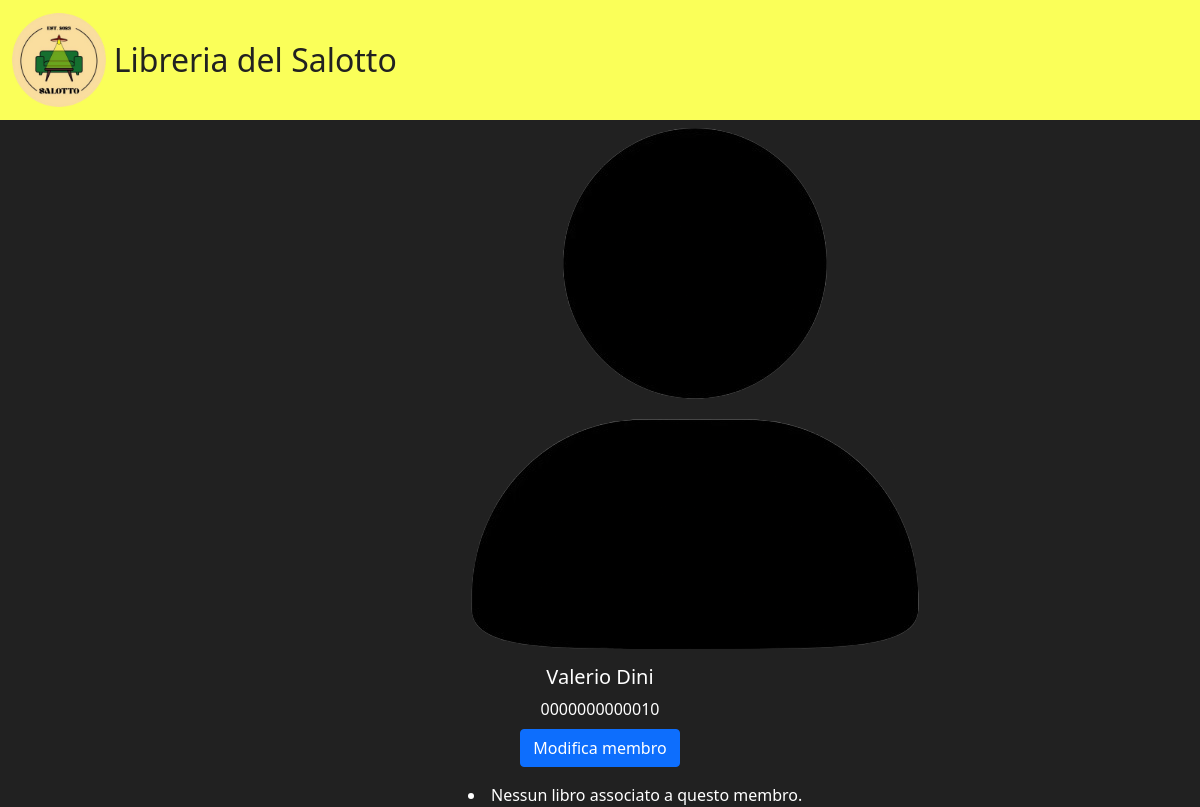
Page /libreria/m/0000000000010 on the earlier database version.
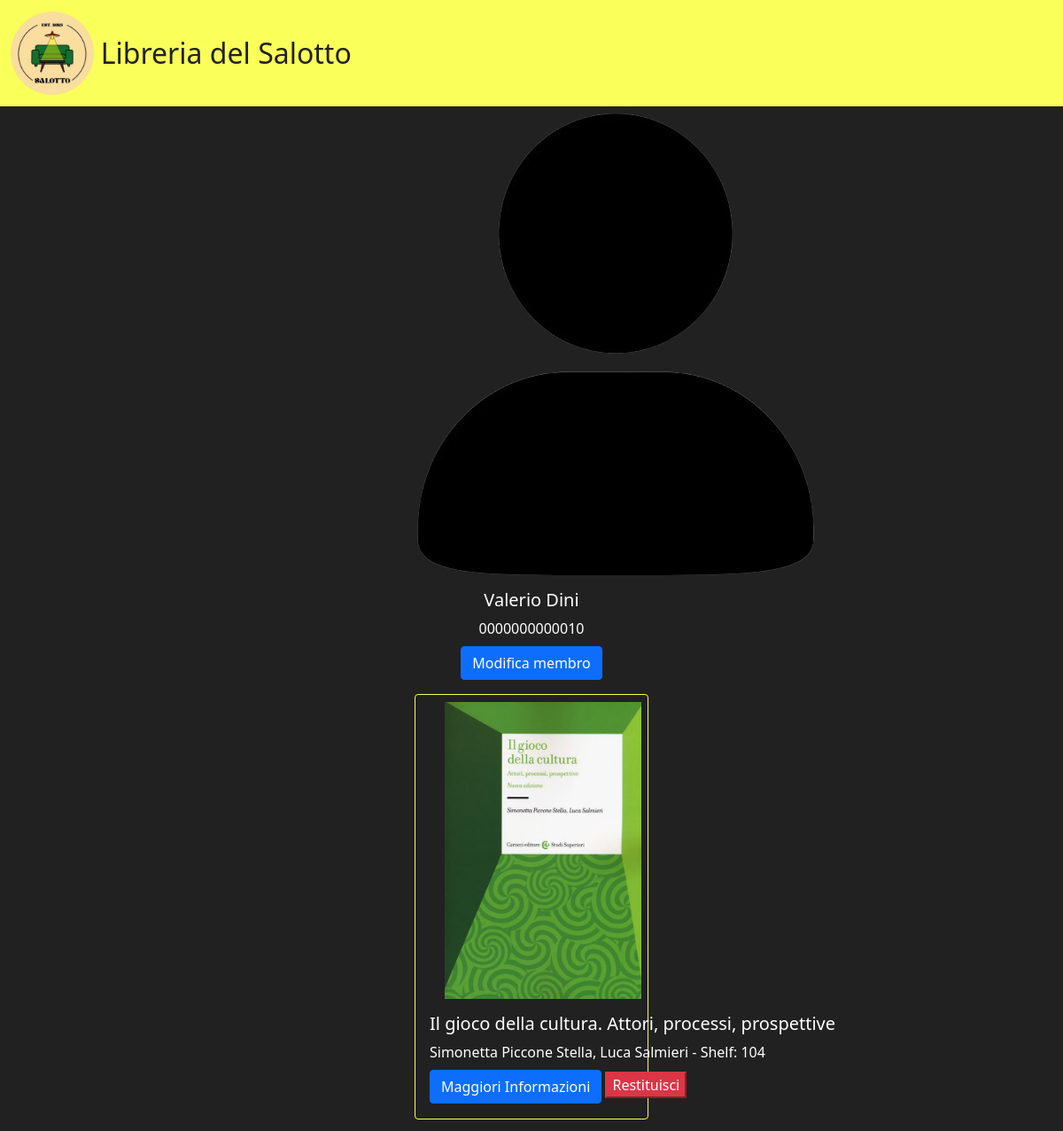
Same page on the later database version.
### libreria/models.py (models this page shows, shortened)
class Libro(models.Model):
    book_id = models.CharField(max_length=13, validators=[MinLengthValidator(13)], primary_key=True)
    image = models.ImageField(upload_to='media/', blank=True, null=True, default="./static/libreria/libro.png", validators=[validate_image])
    title = models.CharField(max_length=500)
    author = models.CharField(max_length=200)
    category = models.CharField(max_length=500, default='')
    shelf = models.CharField(max_length=3, default='999')
    is_borrowed = models.BooleanField(default=False)
    is_expired = models.BooleanField(default=False)
    member = models.ForeignKey(Membro, on_delete=models.SET_NULL, null=True, blank=True, related_name='books')

### libreria/views.py (the view, shortened to what this page needs)
# urls.py: path('m/<str:member_id>', views.membro, name="member"),                         # The profile page
def membro(request, member_id):
    member = get_object_or_404(Membro, member_id=member_id)
    libri = member.books.all()
    context = {'membro':member, 'libri':libri}
    return render(request, 'libreria/membro.html', context)

### libreria/templates/libreria/membro.html (shortened to what this page needs)
{% extends 'libreria/common.html'%}
{% block content %}
<center>
    <div class="col-sm">
        <div class="parent" style="width: 18rem;">
                {% load static %}
                <img class="image1" src="{% static 'libreria/membro.png' %}">
                <div class="card-body">
                    <h5 class="card-title">{{ membro.name }}</h5>
                    <p class="card-text">{{ membro.member_id }}</p>
                    <a href="{% url 'member-modify' member_id=membro.member_id %}" class="btn btn-primary">Modifica membro</a>
                </div>
                <div class="container">
                    <div class="row">
                        {% for libro in libri %}
                        <div class="col-sm">
                            <div class="card" style="height:30rem; margin-bottom:5%;">
                                <img src="{{ libro.image.url }}" class="card-img-top" alt="..." style=" object-fit: contain; height:70%; min-width:18rem;">
                                <div class="card-body" style=" object-fit: contain;">
                                    <center>
                                        <h5 class="card-title">{{ libro.title }}</h5>
                                        <p class="card-text">{{ libro.author }} - Shelf: {{ libro.shelf }}</p>
                                        <a href="{% url 'book' book_id=libro.book_id %}" class="btn btn-primary">Maggiori Informazioni</a>
                                        <form method="post" action="{% url 'return_book' member_id=membro.member_id book_id=libro.book_id %}" style="display:inline;">
                                            <button type="submit" class="btn-danger">Restituisci</button>
                                        </form>
                                    </center>
                                </div>
                            </div>
                        </div>
                        {% empty %}
                            <li>Nessun libro associato a questo membro.</li>
                        {% endfor %}
                    </div>
                </div>
            </div>
        </div>
</center>
{% endblock %}

Differences in the rows shown:
now on this page (row edited): Libro: image (picture), title "Il gioco della cultura. Attori, processi, prospettive", author "Simonetta Piccone Stella, Luca Salmieri", shelf "104"
Other differences:
text no longer shown: "Nessun libro associato a questo membro."
